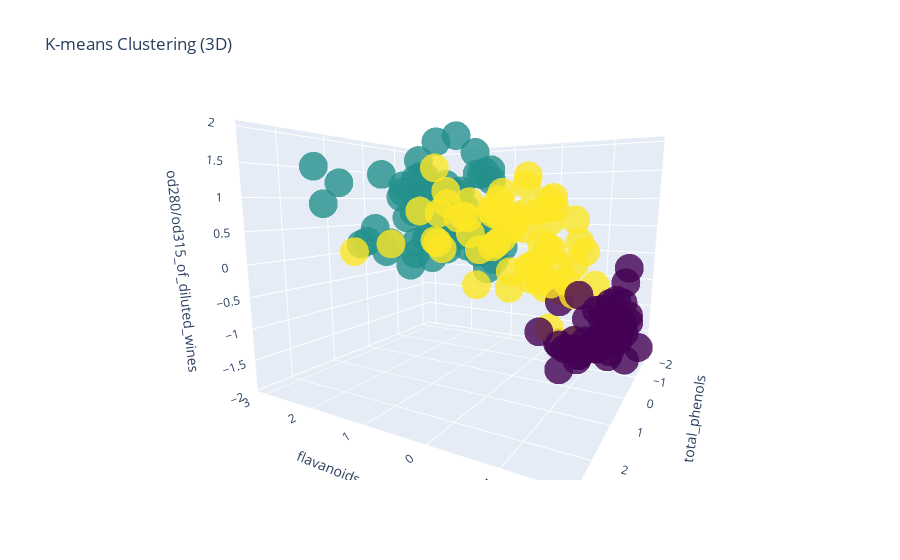

The code cell stored with this chart in its notebook:
### Code cell
fig = go.Figure(data=[go.Scatter3d(
    x=df_standart['flavanoids'],
    y=df_standart['total_phenols'],
    z=df_standart['od280/od315_of_diluted_wines'],
    mode='markers',
    marker=dict(
        color=k_means.labels_,
        size=10,
        opacity=0.8,
        colorscale='Viridis'
    )
)])

fig.update_layout(title='K-means Clustering (3D)',
                  scene=dict(xaxis_title='flavanoids',
                             yaxis_title='total_phenols',
                             zaxis_title='od280/od315_of_diluted_wines'))

fig.show()

### Figure 1 — Plotly figure (JSON) as saved in the notebook; plotly's stock layout.template omitted (floating-point values rounded to 4 significant figures; data arrays with more than 128 entries replaced by an {"elided": "..."} marker saying what was removed)
{"data": [{"marker": {"color": {"elided": "178 int values"}, "colorscale": [[0, "#440154"], [0.1111, "#482878"], [0.2222, "#3e4989"], [0.3333, "#31688e"], [0.4444, "#26828e"], [0.5556, "#1f9e89"], [0.6667, "#35b779"], [0.7778, "#6ece58"], [0.8889, "#b5de2b"], [1, "#fde725"]], "opacity": 0.8, "size": 10}, "mode": "markers", "type": "scatter3d", "x": {"elided": "178 float values"}, "y": {"elided": "178 float values"}, "z": {"elided": "178 float values"}}], "layout": {"autosize": true, "dragmode": "zoom", "scene": {"aspectmode": "auto", "aspectratio": {"x": 1.081, "y": 1.056, "z": 0.8761}, "camera": {"center": {"x": 0.06027, "y": 0.05838, "z": -0.1187}, "eye": {"x": -0.7694, "y": 1.454, "z": 0.1922}, "projection": {"type": "perspective"}, "up": {"x": 0, "y": 0, "z": 1}}, "dragmode": "turntable", "xaxis": {"title": {"text": "flavanoids"}, "type": "linear"}, "yaxis": {"title": {"text": "total_phenols"}, "type": "linear"}, "zaxis": {"title": {"text": "od280/od315_of_diluted_wines"}, "type": "linear"}}, "title": {"text": "K-means Clustering (3D)"}}}
